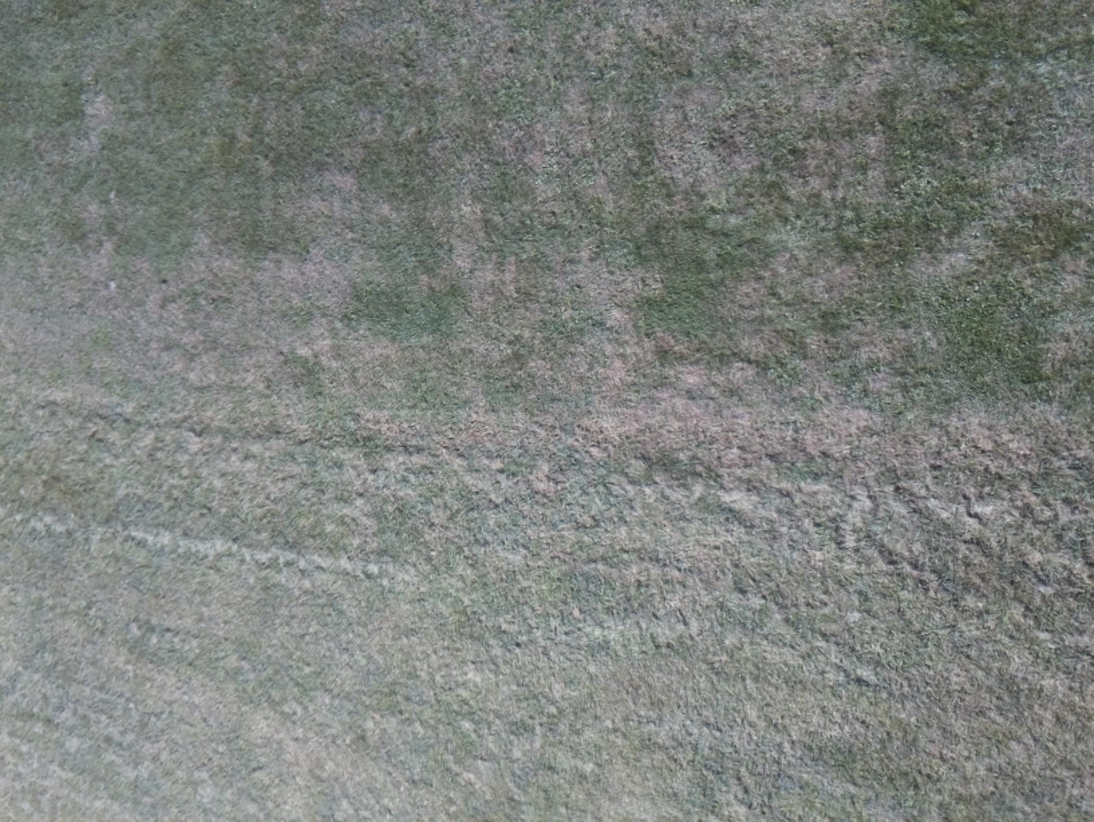
#> input picture jpegs/1000.jpeg, 3280 x 2464 px, given in place of 650.jpeg, which was not available (shown at 1/3 size)
$ python homography_v2.py   (Python 2 division)
#> lines starting #> are read from the running program, lines starting #| are printed output that depends on the picture; pictures that were not available may be replaced by others from this repository, and a replacement may not be noted

import numpy as np
import cv2

# Load the images in gray scale
img1 = cv2.imread('jpegs/650.jpeg', 0)
#> img1: shape (2464, 3280); min 32, max 218, mean 127.8
img2 = cv2.imread('jpegs/651.jpeg', 0)
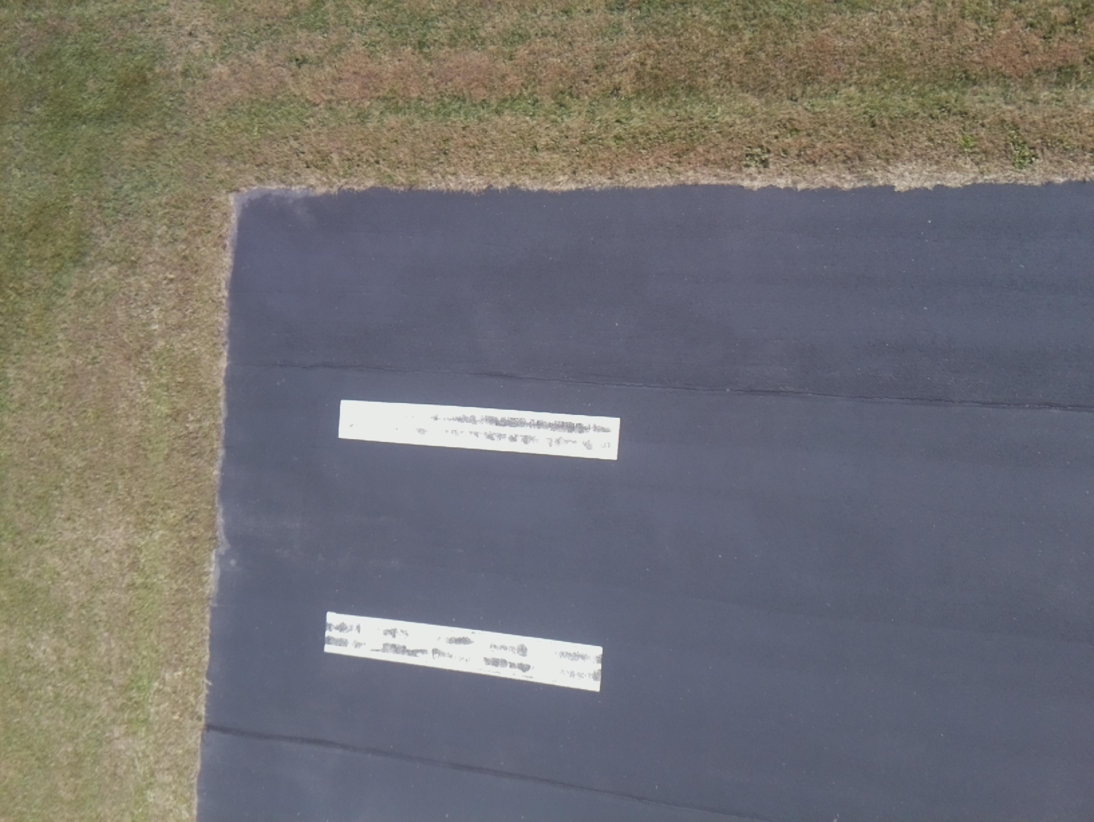
#> input picture jpegs/651.jpeg, 3280 x 2464 px (shown at 1/3 size)
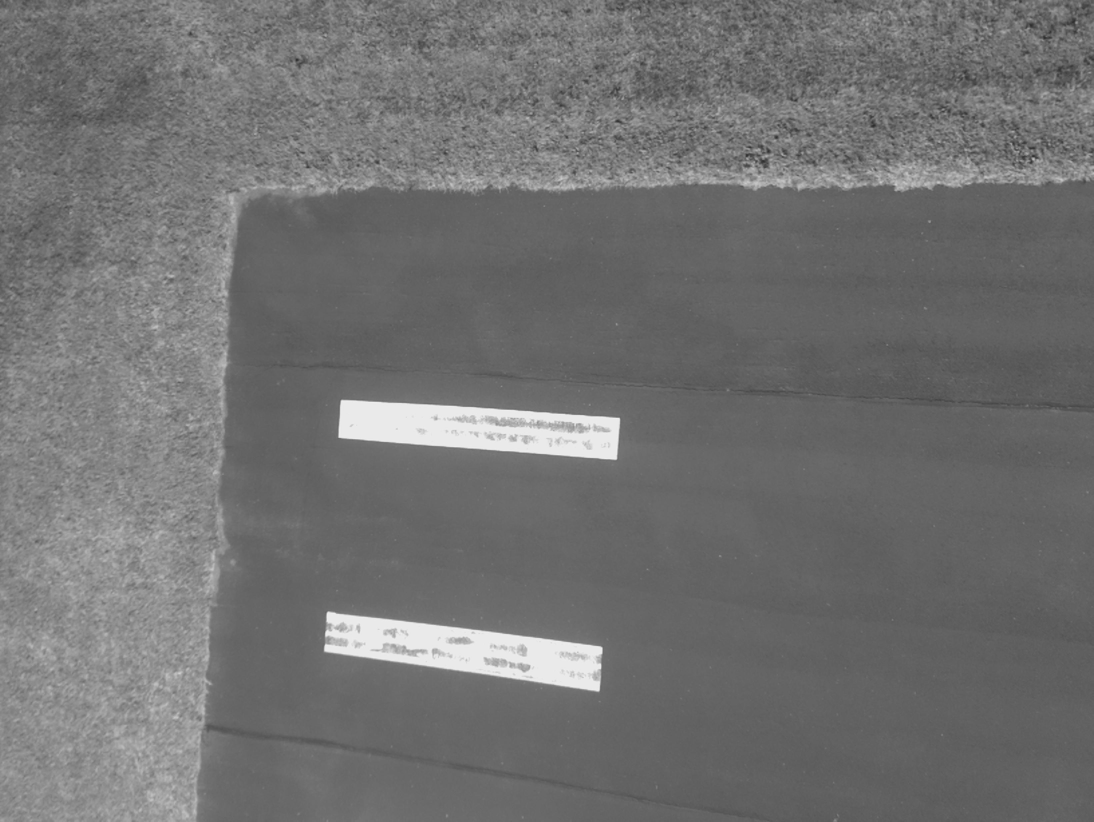
#> img2: shape (2464, 3280) (shown at 1/3 size); min 41, max 246, mean 113.5

# Detect the SIFT key points and compute the descriptors for the two images
sift = cv2.xfeatures2d.SIFT_create()
keyPoints1, descriptors1 = sift.detectAndCompute(img1, None)
#> keyPoints1 = 35901 keypoints; strongest (x, y, size): (2903, 898, 4.3), (2930, 864, 7), (2707, 559, 5.8), (2705, 788, 4.6)
keyPoints2, descriptors2 = sift.detectAndCompute(img2, None)
#> keyPoints2 = 6736 keypoints; strongest (x, y, size): (1092, 1261, 101.4), (1700, 1993, 125.6), (1789, 1314, 102.8), (1072, 1907, 111.2)

# Create brute-force matcher object
bf = cv2.BFMatcher()

# Match the descriptors
matches = bf.knnMatch(descriptors1, descriptors2, k=2)
#> matches = 35901 matches

# Select the good matches using the ratio test
goodMatches = []

for m, n in matches:
    if m.distance < 0.7 * n.distance:
        goodMatches.append(m)
#> after the loop, goodMatches = 9 matches

# Apply the homography transformation if we have enough good matches
MIN_MATCH_COUNT = 10

if len(goodMatches) > MIN_MATCH_COUNT:
    # Get the good key points positions
    sourcePoints = np.float32([ keyPoints1[m.queryIdx].pt for m in goodMatches ]).reshape(-1, 1, 2)
    destinationPoints = np.float32([ keyPoints2[m.trainIdx].pt for m in goodMatches ]).reshape(-1, 1, 2)

    # Obtain the homography matrix
    M, mask = cv2.findHomography(sourcePoints, destinationPoints, method=cv2.RANSAC, ransacReprojThreshold=5.0)
    matchesMask = mask.ravel().tolist()
    print M
    # Apply the perspective transformation to the source image corners
    h, w = img1.shape
    corners = np.float32([ [0, 0], [0, h - 1], [w - 1, h - 1], [w - 1, 0] ]).reshape(-1, 1, 2)
    transformedCorners = cv2.perspectiveTransform(corners, M)

    # Draw a polygon on the second image joining the transformed corners
    img2 = cv2.polylines(img2, [np.int32(transformedCorners)], True, (255, 255, 255), 2, cv2.LINE_AA)
else:
    print("Not enough matches are found - %d/%d" % (len(goodMatches), MIN_MATCH_COUNT))
#| Not enough matches are found - 9/10
    matchesMask = None

# Draw the matches
drawParameters = dict(matchColor=(0, 255, 0), singlePointColor=None, matchesMask=matchesMask, flags=2)
result = cv2.drawMatches(img1, keyPoints1, img2, keyPoints2, goodMatches, None, **drawParameters)
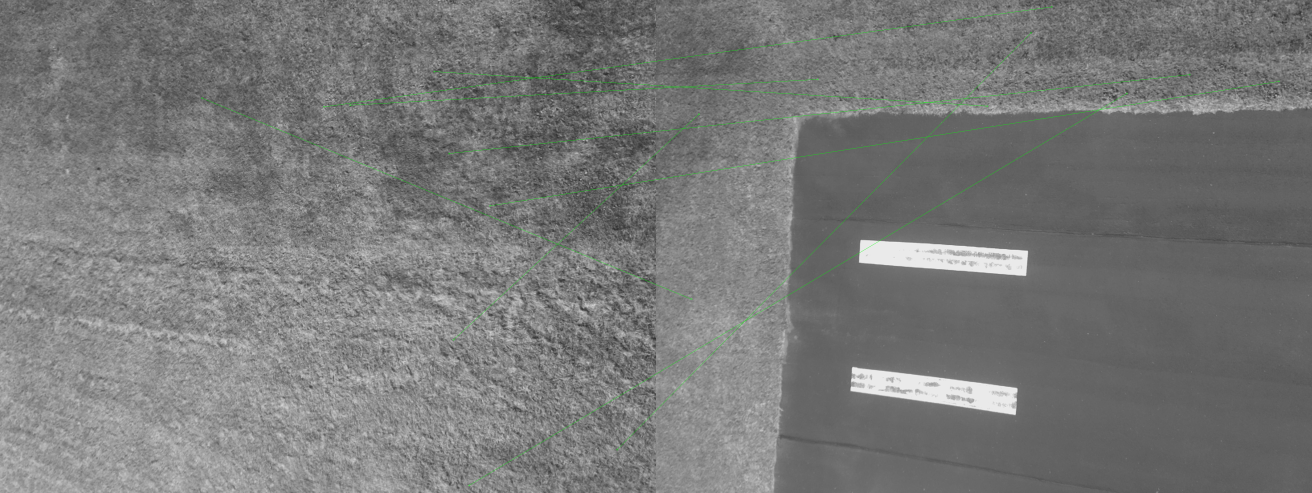
#> result: shape (2464, 6560, 3) (shown at 1/5 size); mean of channels 0, 1, 2 120.4, 121, 120.4; drawn as B, G, R

# Display the results
cv2.imshow('Homography', result)
cv2.waitKey(0)
cv2.destroyAllWindows()
